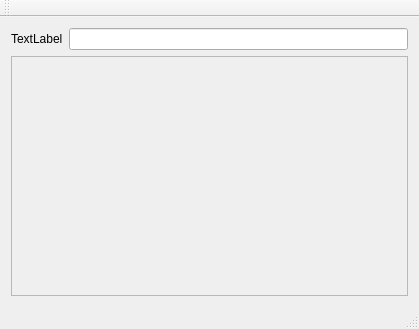
<?xml version="1.0" encoding="UTF-8"?>
<ui version="4.0">
 <class>MainWindow</class>
 <widget class="QMainWindow" name="MainWindow">
  <property name="geometry">
   <rect>
    <x>0</x>
    <y>0</y>
    <width>419</width>
    <height>329</height>
   </rect>
  </property>
  <property name="windowTitle">
   <string>MainWindow</string>
  </property>
  <widget class="QWidget" name="centralWidget">
   <layout class="QVBoxLayout" name="verticalLayout">
    <item>
     <layout class="QHBoxLayout" name="horizontalLayout">
      <item>
       <widget class="QLabel" name="label">
        <property name="text">
         <string>TextLabel</string>
        </property>
       </widget>
      </item>
      <item>
       <widget class="QLineEdit" name="lineEdit"/>
      </item>
     </layout>
    </item>
    <item>
     <widget class="CircleWidget" name="frame">
      <property name="frameShape">
       <enum>QFrame::StyledPanel</enum>
      </property>
      <property name="frameShadow">
       <enum>QFrame::Raised</enum>
      </property>
     </widget>
    </item>
   </layout>
  </widget>
  <widget class="QMenuBar" name="menuBar">
   <property name="geometry">
    <rect>
     <x>0</x>
     <y>0</y>
     <width>419</width>
     <height>23</height>
    </rect>
   </property>
  </widget>
  <widget class="QToolBar" name="mainToolBar">
   <attribute name="toolBarArea">
    <enum>TopToolBarArea</enum>
   </attribute>
   <attribute name="toolBarBreak">
    <bool>false</bool>
   </attribute>
  </widget>
  <widget class="QStatusBar" name="statusBar"/>
 </widget>
 <layoutdefault spacing="6" margin="11"/>
 <customwidgets>
  <customwidget>
   <class>CircleWidget</class>
   <extends>QFrame</extends>
   <header location="global">CircleWidget.h</header>
   <container>1</container>
  </customwidget>
 </customwidgets>
 <resources/>
 <connections/>
</ui>
